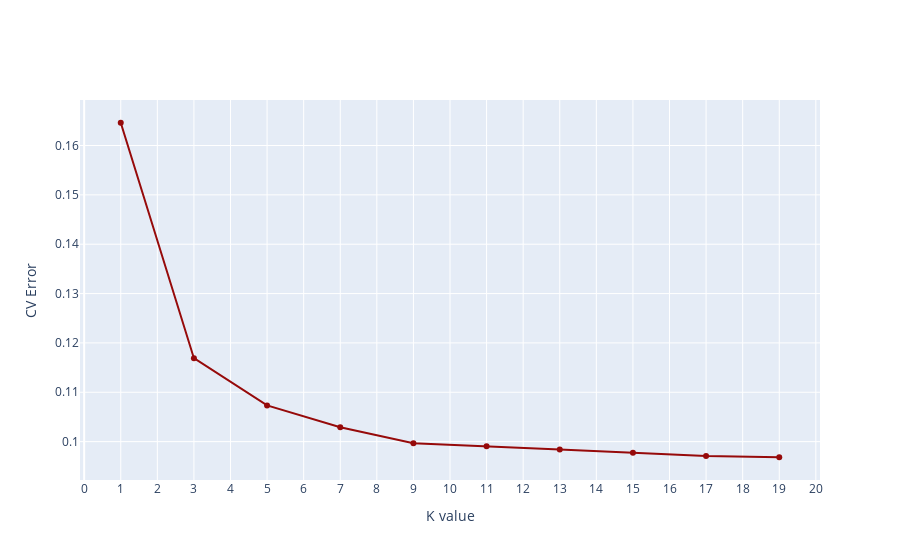

Write notebook code for a chart like this one.
### Code cell
#!/usr/bin/env python
# coding: utf-8



import numpy as np 
import pandas as pd 
import matplotlib.pyplot as plt
import pandas as pd

import sklearn
from sklearn import svm, preprocessing 
import seaborn as sns

from plotly.offline import download_plotlyjs, init_notebook_mode, plot, iplot
init_notebook_mode(connected=True)
import os
import plotly.graph_objs as go


# In[ ]:

df=pd.read_csv('epoch10_Air.csv')



min_max_scaler = preprocessing.MinMaxScaler()
np_scaled = min_max_scaler.fit_transform(df)
df_normalized = pd.DataFrame(np_scaled)
df=df_normalized
df


# In[ ]:


df.isnull().values.any()


# In[ ]:


df.describe()


# In[ ]:


from sklearn.model_selection import train_test_split
X= df.iloc[:,:-1]
y=df.iloc[:,-1]


# In[ ]:


from sklearn.neighbors import KNeighborsRegressor
from sklearn.model_selection  import train_test_split, cross_val_score
from sklearn.metrics import accuracy_score, mean_squared_error


# In[ ]:


X_tr, X_test, y_tr, y_test = train_test_split(X, y, test_size = 0.3)


# In[ ]:


#Taking odd integers as K vales so that majority rule can be applied easily. 
neighbors = np.arange(1, 20, 2)
scores = []


# In[ ]:


for k in neighbors:   # running for different K values to know which yields the max accuracy. 
    clf = KNeighborsRegressor(n_neighbors = k,  weights = 'distance', p=1)
    clf.fit(X_tr, y_tr)
    score = cross_val_score(clf, X_tr, y_tr, cv = 10)
    scores.append(score.mean())


# In[17]:


mse = [1-x for x in scores]


# In[18]:


trace0 = go.Scatter(
    y = mse,
    x = neighbors,
    mode = 'lines+markers', 
    marker = dict(
        color = 'rgb(150, 10, 10)'
    )
)
layout = go.Layout(
    title = '', 
    xaxis = dict(
        title = 'K value', 
        tickmode = 'linear'
    ),
    yaxis = dict(
        title = 'CV Error',
    )
)
fig = go.Figure(data = [trace0], layout = layout)
iplot(fig, filename='basic-line')


# In[20]:

optimal_k = neighbors[mse.index(min(mse))]

# Training the model on Optimal K.
clf_optimal = KNeighborsRegressor(n_neighbors = optimal_k)
clf_optimal.fit(X_tr, y_tr)
y_pred = clf_optimal.predict(X_test)
acc = clf_optimal.score(X_test, y_test)
print("Accuracy: ", acc*100)
print("RMS Error: ", mean_squared_error(y_test, y_pred))


# In[21]:



print("Optimal K: ", optimal_k)

### Figure 1 — Plotly figure (JSON) as saved in the notebook; plotly's stock layout.template omitted (floating-point values rounded to 4 significant figures)
{"data": [{"marker": {"color": "rgb(150, 10, 10)"}, "mode": "lines+markers", "type": "scatter", "x": [1, 3, 5, 7, 9, 11, 13, 15, 17, 19], "y": [0.1646, 0.1169, 0.1073, 0.1029, 0.09966, 0.09907, 0.09841, 0.09773, 0.09707, 0.09684]}], "layout": {"title": {"text": ""}, "xaxis": {"tickmode": "linear", "title": {"text": "K value"}}, "yaxis": {"title": {"text": "CV Error"}}}}
